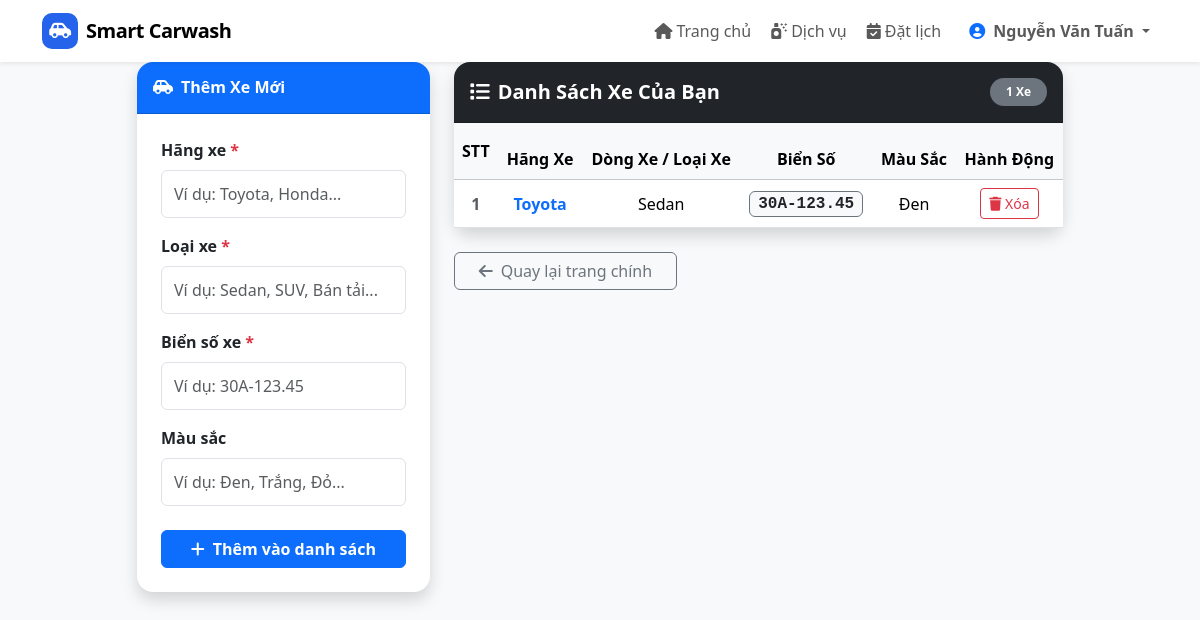
/customer/vehicles.php (signed in), run on the app's committed database.
### tables this page shows
CREATE TABLE `vehicles` (
  `id` INT AUTO_INCREMENT PRIMARY KEY,
  `user_id` INT NOT NULL,
  `brand` VARCHAR(100) NOT NULL,
  `vehicle_type` VARCHAR(100) NOT NULL,
  `license_plate` VARCHAR(50) NOT NULL,
  `color` VARCHAR(50) DEFAULT NULL,
  `created_at` DATETIME DEFAULT CURRENT_TIMESTAMP,
  `updated_at` DATETIME DEFAULT CURRENT_TIMESTAMP ON UPDATE CURRENT_TIMESTAMP,
  CONSTRAINT `fk_vehicles_users` FOREIGN KEY (`user_id`) REFERENCES `users` (`id`) ON DELETE CASCADE,
  INDEX `idx_vehicle_plate` (`license_plate`)
);

### db.php (called while the page is built, shortened)
<?php
function current_customer() {
    return $_SESSION['customer'] ?? null;
}
?>

### customer/vehicles.php (the view, shortened to what this page needs)
<?php
require_once __DIR__ . '/../db.php';
$current_user = current_customer();
include __DIR__ . '/includes/header.php';
$customer_id = $current_user['id'];
$query = "SELECT * FROM vehicles WHERE user_id = '$customer_id' ORDER BY id DESC";
$result = mysqli_query($conn, $query);
?>
<!DOCTYPE html>
<html lang="vi">
<head>
    <link href="https://cdn.jsdelivr.net/npm/bootstrap@5.3.3/dist/css/bootstrap.min.css" rel="stylesheet">
    <link href="https://cdnjs.cloudflare.com/ajax/libs/font-awesome/6.5.2/css/all.min.css" rel="stylesheet">
</head>
<body class="bg-light">
<div class="container">
    <div class="row justify-content-center">
        <div class="col-lg-10">
            <div class="row g-4">
                <div class="col-md-4">
                    <div class="card shadow border-0 rounded-4">
                        <div class="card-header bg-primary text-white py-3 rounded-top-4">
                            <h6 class="mb-0 fw-bold"><i class="fa-solid fa-car-side me-2"></i>Thêm Xe Mới</h6>
                        </div>
                        <div class="card-body p-4">
                            <form method="POST" autocomplete="off">
                                <div class="mb-3">
                                    <label class="form-label fw-semibold">Hãng xe <span class="text-danger">*</span></label>
                                    <input type="text" name="brand" class="form-control" placeholder="Ví dụ: Toyota, Honda..." required>
                                </div>
                                <div class="mb-3">
                                    <label class="form-label fw-semibold">Loại xe <span class="text-danger">*</span></label>
                                    <input type="text" name="vehicle_type" class="form-control" placeholder="Ví dụ: Sedan, SUV, Bán tải..." required>
                                </div>
                                <div class="mb-3">
                                    <label class="form-label fw-semibold">Biển số xe <span class="text-danger">*</span></label>
                                    <input type="text" name="license_plate" class="form-control" placeholder="Ví dụ: 30A-123.45" required>
                                </div>
                                <div class="mb-3">
                                    <label class="form-label fw-semibold">Màu sắc</label>
                                    <input type="text" name="color" class="form-control" placeholder="Ví dụ: Đen, Trắng, Đỏ...">
                                </div>
                                <button type="submit" name="add_vehicle" class="btn btn-primary w-100 fw-bold mt-2">
                                    <i class="fa-solid fa-plus me-2"></i>Thêm vào danh sách
                                </button>
                            </form>
                        </div>
                    </div>
                </div>
                <div class="col-md-8">
                    <div class="card shadow border-0 rounded-4">
                        <div class="card-header bg-dark text-white py-3 rounded-top-4 d-flex justify-content-between align-items-center">
                            <h5 class="mb-0 fw-bold"><i class="fa-solid fa-list me-2"></i>Danh Sách Xe Của Bạn</h5>
                            <span class="badge bg-secondary px-3 py-2 rounded-pill"><?= mysqli_num_rows($result) ?> Xe</span>
                        </div>
                        <div class="card-body p-0">
                            <?php if (mysqli_num_rows($result) > 0): ?>
                                <div class="table-responsive">
                                    <table class="table table-hover align-middle mb-0 text-center">
                                        <thead class="table-light">
                                            <tr>
                                                <th class="py-3">STT</th>
                                                <th>Hãng Xe</th>
                                                <th>Dòng Xe / Loại Xe</th>
                                                <th>Biển Số</th>
                                                <th>Màu Sắc</th>
                                                <th>Hành Động</th>
                                            </tr>
                                        </thead>
                                        <tbody>
                                            <?php
                                            $stt = 1;
                                            while($row = mysqli_fetch_assoc($result)):
                                            ?>
                                                <tr>
                                                    <td class="fw-bold text-muted"><?= $stt++ ?></td>
                                                    <td class="fw-bold text-primary"><?= htmlspecialchars($row['brand']) ?></td>
                                                    <td><?= htmlspecialchars($row['vehicle_type']) ?></td>
                                                    <td>
                                                        <span class="badge bg-light text-dark border border-secondary px-2 py-1 fs-6 font-monospace">
                                                            <?= htmlspecialchars($row['license_plate']) ?>
                                                        </span>
                                                    </td>
                                                    <td>
                                                        <?= $row['color'] ? htmlspecialchars($row['color']) : '<span class="text-muted italic">Chưa xác định</span>' ?>
                                                    </td>
                                                    <td>
                                                        <a href="vehicles.php?action=delete&id=<?= $row['id'] ?>"
                                                           class="btn btn-sm btn-outline-danger"
                                                           onclick="return confirm('Bạn có chắc chắn muốn xóa phương tiện này không?');">
                                                            <i class="fa-solid fa-trash"></i> Xóa
                                                        </a>
                                                    </td>
                                                </tr>
                                            <?php endwhile; ?>
                                        </tbody>
                                    </table>
                                </div>
                            <?php endif; ?>
                        </div>
                    </div>
                    <div class="mt-4 d-flex justify-content-start">
                        <a href="index.php" class="btn btn-outline-secondary px-4">
                            <i class="fa-solid fa-arrow-left me-2"></i>Quay lại trang chính
                        </a>
                    </div>
                </div>
            </div>
        </div>
    </div>
</div>
</body>
</html>

### customer/includes/header.php (style rules this page uses)
:root { --primary:#2563eb; --dark:#0f172a; --bg:#f3f6fb; }
body { background:var(--bg); font-family:Inter,Segoe UI,Arial,sans-serif; color:var(--dark); }
.btn,.form-control,.form-select { border-radius:12px; }
.form-control,.form-select { height:48px; }

### data on the page
vehicles: brand "Toyota", vehicle_type "Sedan", license_plate "30A-123.45", color "Đen"

### other printed values
$customer['name'] "Nguyễn Văn Tuấn"
mysqli_num_rows($result) "1"
